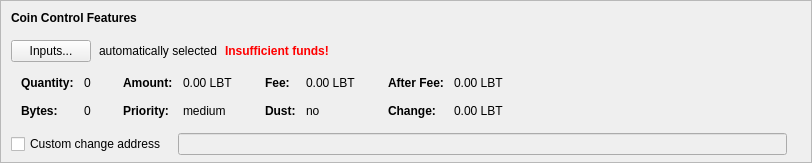
    <widget class="QFrame" name="frameCoinControl">
     <property name="sizePolicy">
      <sizepolicy hsizetype="Expanding" vsizetype="Expanding">
       <horstretch>0</horstretch>
       <verstretch>0</verstretch>
      </sizepolicy>
     </property>
     <property name="maximumSize">
      <size>
       <width>16777215</width>
       <height>16777215</height>
      </size>
     </property>
     <property name="frameShape">
      <enum>QFrame::StyledPanel</enum>
     </property>
     <property name="frameShadow">
      <enum>QFrame::Sunken</enum>
     </property>
     <layout class="QVBoxLayout" name="verticalLayoutCoinControl2">
      <property name="spacing">
       <number>0</number>
      </property>
      <property name="leftMargin">
       <number>0</number>
      </property>
      <property name="topMargin">
       <number>0</number>
      </property>
      <property name="rightMargin">
       <number>0</number>
      </property>
      <property name="bottomMargin">
       <number>6</number>
      </property>
      <item>
       <layout class="QVBoxLayout" name="verticalLayoutCoinControl" stretch="0,0,0,0,1">
        <property name="spacing">
         <number>0</number>
        </property>
        <property name="leftMargin">
         <number>10</number>
        </property>
        <property name="topMargin">
         <number>10</number>
        </property>
        <item>
         <layout class="QHBoxLayout" name="horizontalLayoutCoinControl1">
          <property name="bottomMargin">
           <number>15</number>
          </property>
          <item>
           <widget class="QLabel" name="labelCoinControlFeatures">
            <property name="sizePolicy">
             <sizepolicy hsizetype="Preferred" vsizetype="Maximum">
              <horstretch>0</horstretch>
              <verstretch>0</verstretch>
             </sizepolicy>
            </property>
            <property name="font">
             <font>
              <weight>75</weight>
              <bold>true</bold>
             </font>
            </property>
            <property name="styleSheet">
             <string notr="true">font-weight:bold;</string>
            </property>
            <property name="text">
             <string>Coin Control Features</string>
            </property>
           </widget>
          </item>
         </layout>
        </item>
        <item>
         <layout class="QHBoxLayout" name="horizontalLayoutCoinControl2" stretch="0,0,0,0">
          <property name="spacing">
           <number>8</number>
          </property>
          <property name="bottomMargin">
           <number>10</number>
          </property>
          <item>
           <widget class="QPushButton" name="pushButtonCoinControl">
            <property name="styleSheet">
             <string notr="true"/>
            </property>
            <property name="text">
             <string>Inputs...</string>
            </property>
            <property name="autoDefault">
             <bool>false</bool>
            </property>
           </widget>
          </item>
          <item>
           <widget class="QLabel" name="labelCoinControlAutomaticallySelected">
            <property name="text">
             <string>automatically selected</string>
            </property>
            <property name="margin">
             <number>5</number>
            </property>
           </widget>
          </item>
          <item>
           <widget class="QLabel" name="labelCoinControlInsuffFunds">
            <property name="font">
             <font>
              <weight>75</weight>
              <bold>true</bold>
             </font>
            </property>
            <property name="styleSheet">
             <string notr="true">color:red;font-weight:bold;</string>
            </property>
            <property name="text">
             <string>Insufficient funds!</string>
            </property>
            <property name="margin">
             <number>5</number>
            </property>
           </widget>
          </item>
          <item>
           <spacer name="horizontalSpacerCoinControl">
            <property name="orientation">
             <enum>Qt::Horizontal</enum>
            </property>
            <property name="sizeHint" stdset="0">
             <size>
              <width>40</width>
              <height>1</height>
             </size>
            </property>
           </spacer>
          </item>
         </layout>
        </item>
        <item>
         <widget class="QWidget" name="widgetCoinControl" native="true">
          <property name="sizePolicy">
           <sizepolicy hsizetype="Preferred" vsizetype="Preferred">
            <horstretch>0</horstretch>
            <verstretch>0</verstretch>
           </sizepolicy>
          </property>
          <property name="minimumSize">
           <size>
            <width>0</width>
            <height>0</height>
           </size>
          </property>
          <property name="styleSheet">
           <string notr="true"/>
          </property>
          <layout class="QHBoxLayout" name="horizontalLayoutCoinControl5">
           <property name="leftMargin">
            <number>0</number>
           </property>
           <property name="topMargin">
            <number>0</number>
           </property>
           <property name="rightMargin">
            <number>0</number>
           </property>
           <property name="bottomMargin">
            <number>0</number>
           </property>
           <item>
            <layout class="QHBoxLayout" name="horizontalLayoutCoinControl3" stretch="0,0,0,1">
             <property name="spacing">
              <number>20</number>
             </property>
             <property name="topMargin">
              <number>0</number>
             </property>
             <property name="bottomMargin">
              <number>10</number>
             </property>
             <item>
              <layout class="QFormLayout" name="formLayoutCoinControl1">
               <property name="horizontalSpacing">
                <number>10</number>
               </property>
               <property name="verticalSpacing">
                <number>14</number>
               </property>
               <property name="leftMargin">
                <number>10</number>
               </property>
               <property name="topMargin">
                <number>4</number>
               </property>
               <property name="rightMargin">
                <number>6</number>
               </property>
               <item row="0" column="0">
                <widget class="QLabel" name="labelCoinControlQuantityText">
                 <property name="font">
                  <font>
                   <weight>75</weight>
                   <bold>true</bold>
                  </font>
                 </property>
                 <property name="text">
                  <string>Quantity:</string>
                 </property>
                 <property name="margin">
                  <number>0</number>
                 </property>
                </widget>
               </item>
               <item row="0" column="1">
                <widget class="QLabel" name="labelCoinControlQuantity">
                 <property name="cursor">
                  <cursorShape>IBeamCursor</cursorShape>
                 </property>
                 <property name="contextMenuPolicy">
                  <enum>Qt::ActionsContextMenu</enum>
                 </property>
                 <property name="text">
                  <string notr="true">0</string>
                 </property>
                 <property name="margin">
                  <number>0</number>
                 </property>
                 <property name="textInteractionFlags">
                  <set>Qt::LinksAccessibleByMouse|Qt::TextSelectableByKeyboard|Qt::TextSelectableByMouse</set>
                 </property>
                </widget>
               </item>
               <item row="1" column="0">
                <widget class="QLabel" name="labelCoinControlBytesText">
                 <property name="font">
                  <font>
                   <weight>75</weight>
                   <bold>true</bold>
                  </font>
                 </property>
                 <property name="text">
                  <string>Bytes:</string>
                 </property>
                </widget>
               </item>
               <item row="1" column="1">
                <widget class="QLabel" name="labelCoinControlBytes">
                 <property name="cursor">
                  <cursorShape>IBeamCursor</cursorShape>
                 </property>
                 <property name="contextMenuPolicy">
                  <enum>Qt::ActionsContextMenu</enum>
                 </property>
                 <property name="text">
                  <string notr="true">0</string>
                 </property>
                 <property name="textInteractionFlags">
                  <set>Qt::LinksAccessibleByMouse|Qt::TextSelectableByKeyboard|Qt::TextSelectableByMouse</set>
                 </property>
                </widget>
               </item>
              </layout>
             </item>
             <item>
              <layout class="QFormLayout" name="formLayoutCoinControl2">
               <property name="horizontalSpacing">
                <number>10</number>
               </property>
               <property name="verticalSpacing">
                <number>14</number>
               </property>
               <property name="leftMargin">
                <number>6</number>
               </property>
               <property name="topMargin">
                <number>4</number>
               </property>
               <property name="rightMargin">
                <number>6</number>
               </property>
               <item row="0" column="0">
                <widget class="QLabel" name="labelCoinControlAmountText">
                 <property name="font">
                  <font>
                   <weight>75</weight>
                   <bold>true</bold>
                  </font>
                 </property>
                 <property name="text">
                  <string>Amount:</string>
                 </property>
                 <property name="margin">
                  <number>0</number>
                 </property>
                </widget>
               </item>
               <item row="0" column="1">
                <widget class="QLabel" name="labelCoinControlAmount">
                 <property name="cursor">
                  <cursorShape>IBeamCursor</cursorShape>
                 </property>
                 <property name="contextMenuPolicy">
                  <enum>Qt::ActionsContextMenu</enum>
                 </property>
                 <property name="text">
                  <string notr="true">0.00 LBT</string>
                 </property>
                 <property name="textInteractionFlags">
                  <set>Qt::LinksAccessibleByMouse|Qt::TextSelectableByKeyboard|Qt::TextSelectableByMouse</set>
                 </property>
                </widget>
               </item>
               <item row="1" column="0">
                <widget class="QLabel" name="labelCoinControlPriorityText">
                 <property name="font">
                  <font>
                   <weight>75</weight>
                   <bold>true</bold>
                  </font>
                 </property>
                 <property name="text">
                  <string>Priority:</string>
                 </property>
                </widget>
               </item>
               <item row="1" column="1">
                <widget class="QLabel" name="labelCoinControlPriority">
                 <property name="cursor">
                  <cursorShape>IBeamCursor</cursorShape>
                 </property>
                 <property name="contextMenuPolicy">
                  <enum>Qt::ActionsContextMenu</enum>
                 </property>
                 <property name="text">
                  <string notr="true">medium</string>
                 </property>
                 <property name="textInteractionFlags">
                  <set>Qt::LinksAccessibleByMouse|Qt::TextSelectableByKeyboard|Qt::TextSelectableByMouse</set>
                 </property>
                </widget>
               </item>
              </layout>
             </item>
             <item>
              <layout class="QFormLayout" name="formLayoutCoinControl3">
               <property name="horizontalSpacing">
                <number>10</number>
               </property>
               <property name="verticalSpacing">
                <number>14</number>
               </property>
               <property name="leftMargin">
                <number>6</number>
               </property>
               <property name="topMargin">
                <number>4</number>
               </property>
               <property name="rightMargin">
                <number>6</number>
               </property>
               <item row="0" column="0">
                <widget class="QLabel" name="labelCoinControlFeeText">
                 <property name="font">
                  <font>
                   <weight>75</weight>
                   <bold>true</bold>
                  </font>
                 </property>
                 <property name="text">
                  <string>Fee:</string>
                 </property>
                 <property name="margin">
                  <number>0</number>
                 </property>
                </widget>
               </item>
               <item row="0" column="1">
                <widget class="QLabel" name="labelCoinControlFee">
                 <property name="cursor">
                  <cursorShape>IBeamCursor</cursorShape>
                 </property>
                 <property name="contextMenuPolicy">
                  <enum>Qt::ActionsContextMenu</enum>
                 </property>
                 <property name="text">
                  <string notr="true">0.00 LBT</string>
                 </property>
                 <property name="textInteractionFlags">
                  <set>Qt::LinksAccessibleByMouse|Qt::TextSelectableByKeyboard|Qt::TextSelectableByMouse</set>
                 </property>
                </widget>
               </item>
               <item row="1" column="0">
                <widget class="QLabel" name="labelCoinControlLowOutputText">
                 <property name="font">
                  <font>
                   <weight>75</weight>
                   <bold>true</bold>
                  </font>
                 </property>
                 <property name="text">
                  <string>Dust:</string>
                 </property>
                </widget>
               </item>
               <item row="1" column="1">
                <widget class="QLabel" name="labelCoinControlLowOutput">
                 <property name="cursor">
                  <cursorShape>IBeamCursor</cursorShape>
                 </property>
                 <property name="contextMenuPolicy">
                  <enum>Qt::ActionsContextMenu</enum>
                 </property>
                 <property name="text">
                  <string notr="true">no</string>
                 </property>
                 <property name="textInteractionFlags">
                  <set>Qt::LinksAccessibleByMouse|Qt::TextSelectableByKeyboard|Qt::TextSelectableByMouse</set>
                 </property>
                </widget>
               </item>
              </layout>
             </item>
             <item>
              <layout class="QFormLayout" name="formLayoutCoinControl4">
               <property name="horizontalSpacing">
                <number>10</number>
               </property>
               <property name="verticalSpacing">
                <number>14</number>
               </property>
               <property name="leftMargin">
                <number>6</number>
               </property>
               <property name="topMargin">
                <number>4</number>
               </property>
               <property name="rightMargin">
                <number>6</number>
               </property>
               <item row="0" column="0">
                <widget class="QLabel" name="labelCoinControlAfterFeeText">
                 <property name="font">
                  <font>
                   <weight>75</weight>
                   <bold>true</bold>
                  </font>
                 </property>
                 <property name="text">
                  <string>After Fee:</string>
                 </property>
                 <property name="margin">
                  <number>0</number>
                 </property>
                </widget>
               </item>
               <item row="0" column="1">
                <widget class="QLabel" name="labelCoinControlAfterFee">
                 <property name="cursor">
                  <cursorShape>IBeamCursor</cursorShape>
                 </property>
                 <property name="contextMenuPolicy">
                  <enum>Qt::ActionsContextMenu</enum>
                 </property>
                 <property name="text">
                  <string notr="true">0.00 LBT</string>
                 </property>
                 <property name="textInteractionFlags">
                  <set>Qt::LinksAccessibleByMouse|Qt::TextSelectableByKeyboard|Qt::TextSelectableByMouse</set>
                 </property>
                </widget>
               </item>
               <item row="1" column="0">
                <widget class="QLabel" name="labelCoinControlChangeText">
                 <property name="font">
                  <font>
                   <weight>75</weight>
                   <bold>true</bold>
                  </font>
                 </property>
                 <property name="text">
                  <string>Change:</string>
                 </property>
                </widget>
               </item>
               <item row="1" column="1">
                <widget class="QLabel" name="labelCoinControlChange">
                 <property name="cursor">
                  <cursorShape>IBeamCursor</cursorShape>
                 </property>
                 <property name="contextMenuPolicy">
                  <enum>Qt::ActionsContextMenu</enum>
                 </property>
                 <property name="text">
                  <string notr="true">0.00 LBT</string>
                 </property>
                 <property name="textInteractionFlags">
                  <set>Qt::LinksAccessibleByMouse|Qt::TextSelectableByKeyboard|Qt::TextSelectableByMouse</set>
                 </property>
                </widget>
               </item>
              </layout>
             </item>
            </layout>
           </item>
          </layout>
         </widget>
        </item>
        <item>
         <layout class="QHBoxLayout" name="horizontalLayoutCoinControl4" stretch="0,0,0">
          <property name="spacing">
           <number>12</number>
          </property>
          <property name="sizeConstraint">
           <enum>QLayout::SetDefaultConstraint</enum>
          </property>
          <property name="topMargin">
           <number>5</number>
          </property>
          <property name="rightMargin">
           <number>5</number>
          </property>
          <item>
           <widget class="QCheckBox" name="checkBoxCoinControlChange">
            <property name="toolTip">
             <string>If this is activated, but the change address is empty or invalid, change will be sent to a newly generated address.</string>
            </property>
            <property name="text">
             <string>Custom change address</string>
            </property>
           </widget>
          </item>
          <item>
           <widget class="QValidatedLineEdit" name="lineEditCoinControlChange">
            <property name="enabled">
             <bool>false</bool>
            </property>
            <property name="sizePolicy">
             <sizepolicy hsizetype="Expanding" vsizetype="Fixed">
              <horstretch>0</horstretch>
              <verstretch>0</verstretch>
             </sizepolicy>
            </property>
           </widget>
          </item>
          <item>
           <widget class="QLabel" name="labelCoinControlChangeLabel">
            <property name="sizePolicy">
             <sizepolicy hsizetype="Preferred" vsizetype="Expanding">
              <horstretch>0</horstretch>
              <verstretch>0</verstretch>
             </sizepolicy>
            </property>
            <property name="minimumSize">
             <size>
              <width>0</width>
              <height>0</height>
             </size>
            </property>
            <property name="text">
             <string/>
            </property>
            <property name="margin">
             <number>3</number>
            </property>
           </widget>
          </item>
         </layout>
        </item>
        <item>
         <spacer name="verticalSpacerCoinControl">
          <property name="orientation">
           <enum>Qt::Vertical</enum>
          </property>
          <property name="sizeHint" stdset="0">
           <size>
            <width>800</width>
            <height>1</height>
           </size>
          </property>
         </spacer>
        </item>
       </layout>
      </item>
     </layout>
    </widget>
